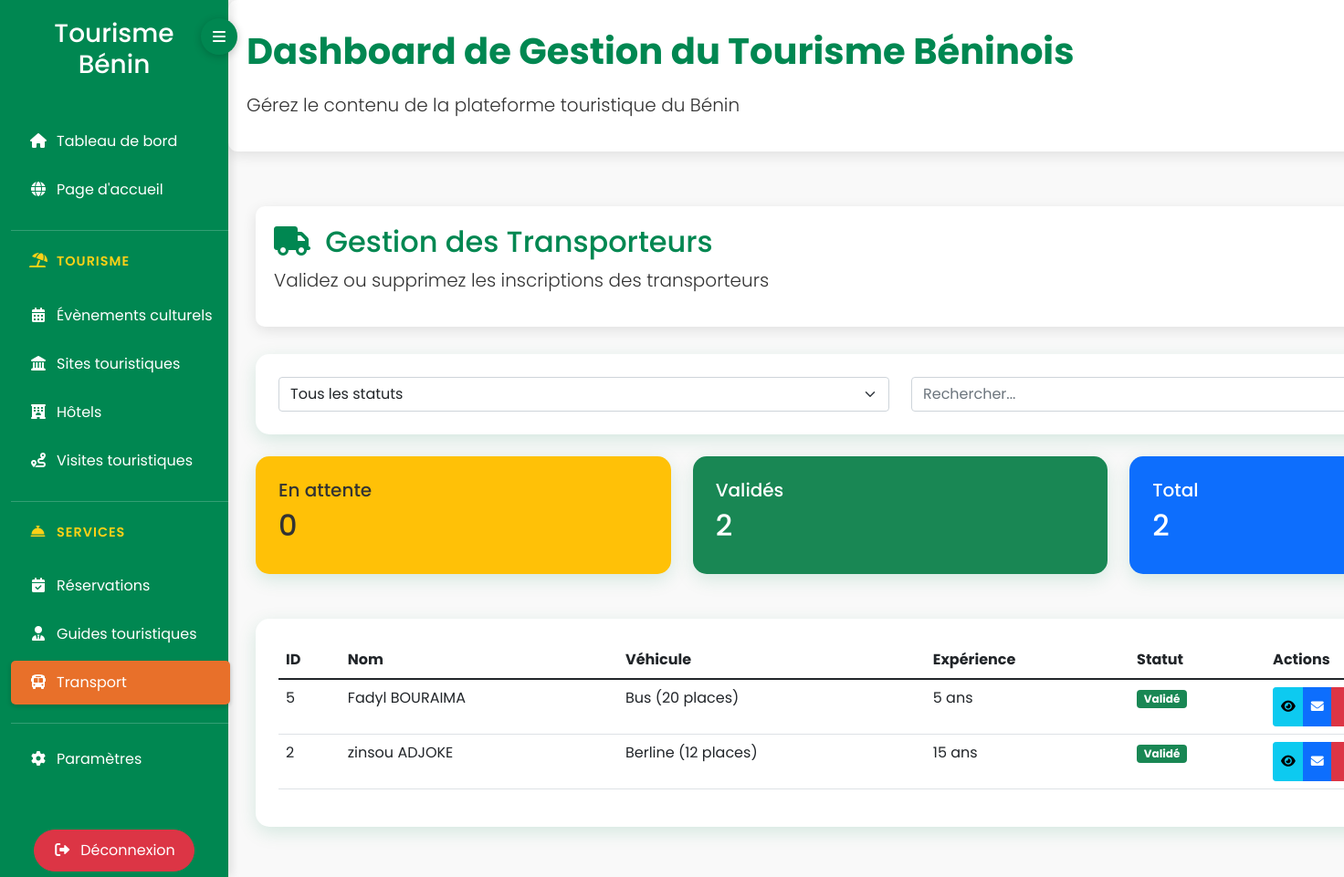
The page /Admin/index.php?page=transports (signed in) on the database its author committed.
### tables this page shows
CREATE TABLE `transporters` (
  `id` int(11) NOT NULL,
  `first_name` varchar(100) NOT NULL,
  `last_name` varchar(100) NOT NULL,
  `birth_date` date DEFAULT NULL,
  `gender` enum('homme','femme','autre') NOT NULL,
  `address` varchar(255) NOT NULL,
  `city` varchar(100) NOT NULL,
  `phone` varchar(50) NOT NULL,
  `email` varchar(255) NOT NULL,
  `id_number` varchar(50) DEFAULT NULL,
  `driver_license` varchar(50) DEFAULT NULL,
  `experience_years` int(2) NOT NULL,
  `vehicle_type` varchar(255) DEFAULT NULL,
  `vehicle_model` varchar(100) DEFAULT NULL,
  `vehicle_year` int(4) DEFAULT NULL,
  `plate_number` varchar(50) DEFAULT NULL,
  `passenger_capacity` int(2) DEFAULT NULL,
  `languages` varchar(255) DEFAULT NULL,
  `services` varchar(255) DEFAULT NULL,
  `regions` varchar(255) DEFAULT NULL,
  `rate_per_km` decimal(10,2) DEFAULT NULL,
  `biography` text DEFAULT NULL,
  `profile_photo` varchar(255) DEFAULT NULL,
  `vehicle_photos` text DEFAULT NULL,
  `documents` text DEFAULT NULL,
  `username` varchar(50) NOT NULL,
  `password` varchar(255) NOT NULL,
  `status` varchar(20) NOT NULL DEFAULT 'pending',
  `created_at` timestamp NOT NULL DEFAULT current_timestamp()
);

### Admin/pages/transports.php (the view, shortened to what this page needs)
<?php
include 'database/db.php';
try {
    $stmt = $db->query("SELECT * FROM transporters ORDER BY
                      CASE WHEN status = 'pending' THEN 1 ELSE 2 END,
                      created_at DESC");
    $transporters = $stmt->fetchAll(PDO::FETCH_ASSOC);
} catch(PDOException $e) {
    echo "<div class='alert alert-danger'>Erreur: " . $e->getMessage() . "</div>";
    $transporters = [];
}
?>
<div class="container-fluid">
    <div class="header">
        <h2><i class="fas fa-truck me-2"></i> Gestion des Transporteurs</h2>
        <p class="lead">Validez ou supprimez les inscriptions des transporteurs</p>
    </div>
    <div class="card mb-4">
        <div class="card-body">
            <div class="row">
                <div class="col-md-6">
                    <select id="statusFilter" class="form-select">
                        <option value="all">Tous les statuts</option>
                    </select>
                </div>
                <div class="col-md-6">
                    <input type="text" id="searchInput" class="form-control" placeholder="Rechercher...">
                </div>
            </div>
        </div>
    </div>
    <div class="row mb-4">
        <div class="col-md-4">
            <div class="card bg-warning">
                <div class="card-body">
                    <h5>En attente</h5>
                    <h2 id="pendingCount"><?= count(array_filter($transporters, fn($t) => $t['status'] === 'pending')) ?></h2>
                </div>
            </div>
        </div>
        <div class="col-md-4">
            <div class="card bg-success text-white">
                <div class="card-body">
                    <h5>Validés</h5>
                    <h2 id="approvedCount"><?= count(array_filter($transporters, fn($t) => $t['status'] === 'approved')) ?></h2>
                </div>
            </div>
        </div>
        <div class="col-md-4">
            <div class="card bg-primary text-white">
                <div class="card-body">
                    <h5>Total</h5>
                    <h2 id="totalCount"><?= count($transporters) ?></h2>
                </div>
            </div>
        </div>
    </div>
    <div class="card">
        <div class="card-body">
            <div class="table-responsive">
                <table class="table table-hover">
                    <thead>
                        <tr>
                            <th>ID</th>
                            <th>Nom</th>
                            <th>Véhicule</th>
                            <th>Expérience</th>
                            <th>Statut</th>
                            <th>Actions</th>
                        </tr>
                    </thead>
                    <tbody>
                        <?php foreach($transporters as $t): ?>
                        <tr data-status="<?= $t['status'] ?>">
                            <td><?= $t['id'] ?></td>
                            <td><?= $t['first_name'] . ' ' . $t['last_name'] ?></td>
                            <td><?= $t['vehicle_type'] ?> (<?= $t['passenger_capacity'] ?> places)</td>
                            <td><?= $t['experience_years'] ?> ans</td>
                            <td>
                                <?php if($t['status'] === 'pending'): ?>
                                    <span class="badge bg-warning">En attente</span>
                                <?php else: ?>
                                    <span class="badge bg-success">Validé</span>
                                <?php endif; ?>
                            </td>
                            <td>
                            <div class="btn-group" role="group">
                                            <button class="btn btn-info btn-sm" data-bs-toggle="modal" data-bs-target="#viewModal<?= $t['id'] ?>">
                                                <i class="fas fa-eye"></i>
                                            </button>
                                            <?php if($t['status'] == 'pending'): ?>
                                                <a href="index.php?page=transports&action=confirm&id=<?php echo $t['id']; ?>"
                                                   class="btn btn-success btn-sm confirm-btn" title="Approuver">
                                                    <i class="fas fa-check"></i>
                                                </a>
                                            <?php elseif($t['status'] == 'approved'): ?>
                                                <button type="button" class="btn btn-primary btn-sm" data-bs-toggle="modal" data-bs-target="#sendEmailModal<?php echo $t['id']; ?>" title="Envoyer email">
                                                    <i class="fas fa-envelope"></i>
                                                </button>
                                            <?php endif; ?>
                                            <a href="index.php?page=transports&action=delete&id=<?php echo $t['id']; ?>"
                                               class="btn btn-danger btn-sm delete-btn" title="Supprimer">
                                            </a>
                                        </div>
                            </td>
                        </tr>
                        <?php endforeach; ?>
                    </tbody>
                </table>
            </div>
        </div>
    </div>
</div>

### Admin/index.php (style rules this page uses)
:root { --primary-color: #008751; --secondary-color: #FCD116; --accent-color: #E8702A; --text-color: #333; --light-color: #f9f9f9; --transition-speed: 0.3s; }
body { font-family: 'Poppins', sans-serif; background-color: var(--light-color); color: var(--text-color); min-height: 100vh; display: flex; flex-direction: column; transition: all var(--transition-speed) ease; }
.container-fluid { flex: 1; display: flex; flex-direction: column; padding-left: 0; padding-right: 0; transition: all var(--transition-speed) ease; }
.header { background-color: white; color: var(--primary-color); padding: 20px; margin-bottom: 30px; border-radius: 10px; box-shadow: 0 4px 15px rgba(0,0,0,0.1); }
.card { border: none; border-radius: 15px; box-shadow: 0 6px 20px rgba(0, 135, 81, 0.15); transition: all var(--transition-speed) ease; margin-bottom: 25px; overflow: hidden; }
.card-body { padding: 25px; }
.btn-danger { border-radius: 50px; padding: 10px 20px; }
.lead { color: var(--text-color); }

### rows shown on the page
transporters: id "5", first_name "Fadyl", last_name "BOURAIMA", vehicle_type "Bus", passenger_capacity "20", experience_years "5", status "Validé"
transporters: id "2", first_name "zinsou", last_name "ADJOKE", vehicle_type "Berline", passenger_capacity "12", experience_years "15", status "Validé"

### other values the page prints
count($transporters) "2"
